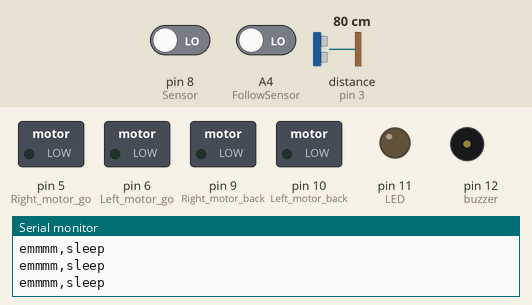
A sketch run on a simulated Arduino Uno, built with avr-gcc and run on an emulated ATmega328P. Shown: switched loads named in the sketch (green lamp = pin HIGH), output pins drawn as LEDs (lit = HIGH), buzzer (waves = sounding), the last lines printed to the serial monitor. Dashed ring = blinking. The test bench sets the inputs (shaded band); at power-on: pin 8 (Sensor) LOW, A4 (FollowSensor) LOW, distance to the obstacle (sensor on pin 3) 80 cm. The echo pulse lasts 58.3 µs per cm; pins used as bus, display or sensor lines are not drawn.

Above: at 1.2 s.
1.3 s: pin 8 (Sensor) driven HIGH
At 1.4 s:
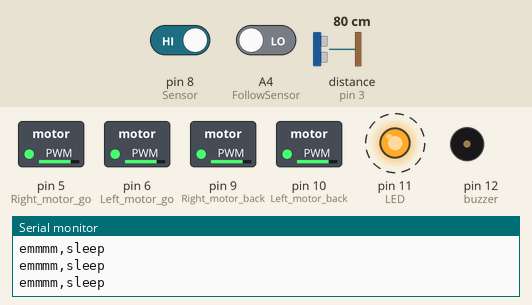
At 2.7 s:
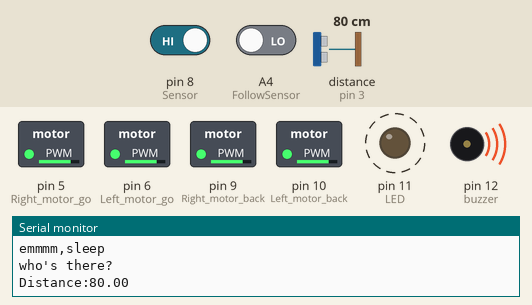
Timing chart, 0 to 10.3 s (numbered marks = the images above; inputs shaded):
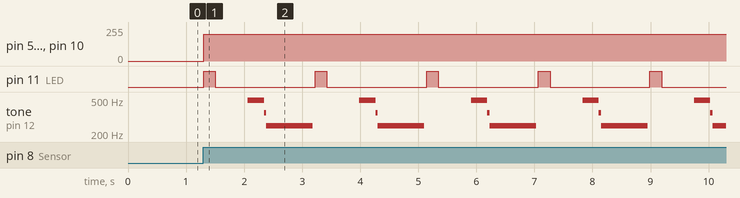

Measured:
- after the input at 1.3 s, pin 5 (Right_motor_go), pin 6 (Left_motor_go): 0/255 → 200/255 at once

The sketch:

__.ino
```cpp
//定义引脚
int Sensor = 8; //接收传感器的信号
int LED =11;
int buzzer =12;
const int TrigPin = 2; //发送超声波
const int EchoPin = 3; //接收超声波
float cm;
int Left_motor_go = 6; //左电机前进 AIN1
int Left_motor_back = 10; //左电机后退 AIN2
int Right_motor_go = 5; //右电机前进 BIN1
int Right_motor_back = 9; //右电机后退 BIN2
//const int FollowSensor = A4; //定义左边跟随的红外传感器引脚为A3
int FollowSensor = A4; //定义左边跟随的红外传感器引脚为A3
//const int FollowSensorRight = A5; //定义右边跟随的红外传感器引脚为A1
int SensorValue ; //定义变量来保存红外传感器采集的数据大小
//int RightSensorValue ;

void setup()

{

  Serial.begin(115200);
  Serial.println("Initialisation complete.");
  pinMode(LED,OUTPUT);
  pinMode(buzzer,OUTPUT);
  pinMode(Sensor, INPUT); // 设置为输入
  pinMode(TrigPin, OUTPUT);
  pinMode(EchoPin, INPUT);
//初始化电机驱动IO口为输出方式
pinMode(Left_motor_go, OUTPUT);
pinMode(Left_motor_back, OUTPUT);
pinMode(Right_motor_go, OUTPUT);
pinMode(Right_motor_back, OUTPUT);

//定义左右传感器为输入接口
pinMode(FollowSensor, INPUT);
//pinMode(FollowSensorRight, INPUT);
//左右传感器初始化为高电平
digitalWrite(FollowSensor, 0);
//digitalWrite(FollowSensorRight, HIGH);


}
void run() // 前进函数
{
digitalWrite(Right_motor_go,HIGH); // 右电机前进
digitalWrite(Right_motor_back,HIGH);
//digitalWrite(Right_motor_back,LOW);
analogWrite(Right_motor_go,200);//PWM比例0~255调速，左右轮差异略增减
analogWrite(Right_motor_back,200);
digitalWrite(Left_motor_go,HIGH); // 左电机前进
digitalWrite(Left_motor_back,HIGH);
analogWrite(Left_motor_go,200);//PWM比例0~255调速，左右轮差异略增减
analogWrite(Left_motor_back,200);
//delay(time * 100); //执行时间，可以调整
}

//void brake(int time) //刹车，停车函数
void brake()
//刹车，停车函数
{
digitalWrite(Right_motor_go,LOW);
digitalWrite(Right_motor_back,LOW);
digitalWrite(Left_motor_go,LOW);
digitalWrite(Left_motor_back,LOW);
//delay(time * 100);//执行时间，可以调整
}


void loop()

{
//遇到跟随物,红外跟随模块的指示灯亮,端口电平为LOW
//未遇到跟随物,红外跟随模块的指示灯灭,端口电平为HIGH
  unsigned char i,j;
  int val = digitalRead(Sensor); // 读取引脚电平
SensorValue = digitalRead(FollowSensor);
 if (val==1)  // 若检测到有人，则val值为1
      {
       run();
        int sum=0;

      digitalWrite(LED,HIGH);
      delay(200);
      digitalWrite(LED,LOW);
      delay(200);
      digitalWrite(buzzer,HIGH);
       Serial.println("who's there?");
       for(int i=0;i<3;i++)
       {
       // 产生一个10us的高电平脉冲去触发TrigPin
    digitalWrite(TrigPin, LOW);
    delayMicroseconds(2);
    digitalWrite(TrigPin, HIGH);
    delayMicroseconds(10);
    digitalWrite(TrigPin, LOW);

    // 检测脉冲宽度，并计算出距离
cm = pulseIn(EchoPin, HIGH) / 58.0;
    //通过串口监视器输出
    sum=sum+cm;
    delay(100);
       }
    Serial.print("Distance:");
    Serial.println(sum/3.0);

       for(i=0;i<150;i++)
  {
    digitalWrite(buzzer,HIGH);
    delay(1);
    digitalWrite(buzzer,LOW);
    delay(1);
  }
  for(j=0;j<200;j++)
  {
    digitalWrite(buzzer,HIGH);
    delay(2);
    digitalWrite(buzzer,LOW);
    delay(2);}
      }

  else
      { digitalWrite(LED,LOW);
       digitalWrite(buzzer,LOW);
      Serial.println("emmmm,sleep");
brake();}

  delay(100);

}
```
